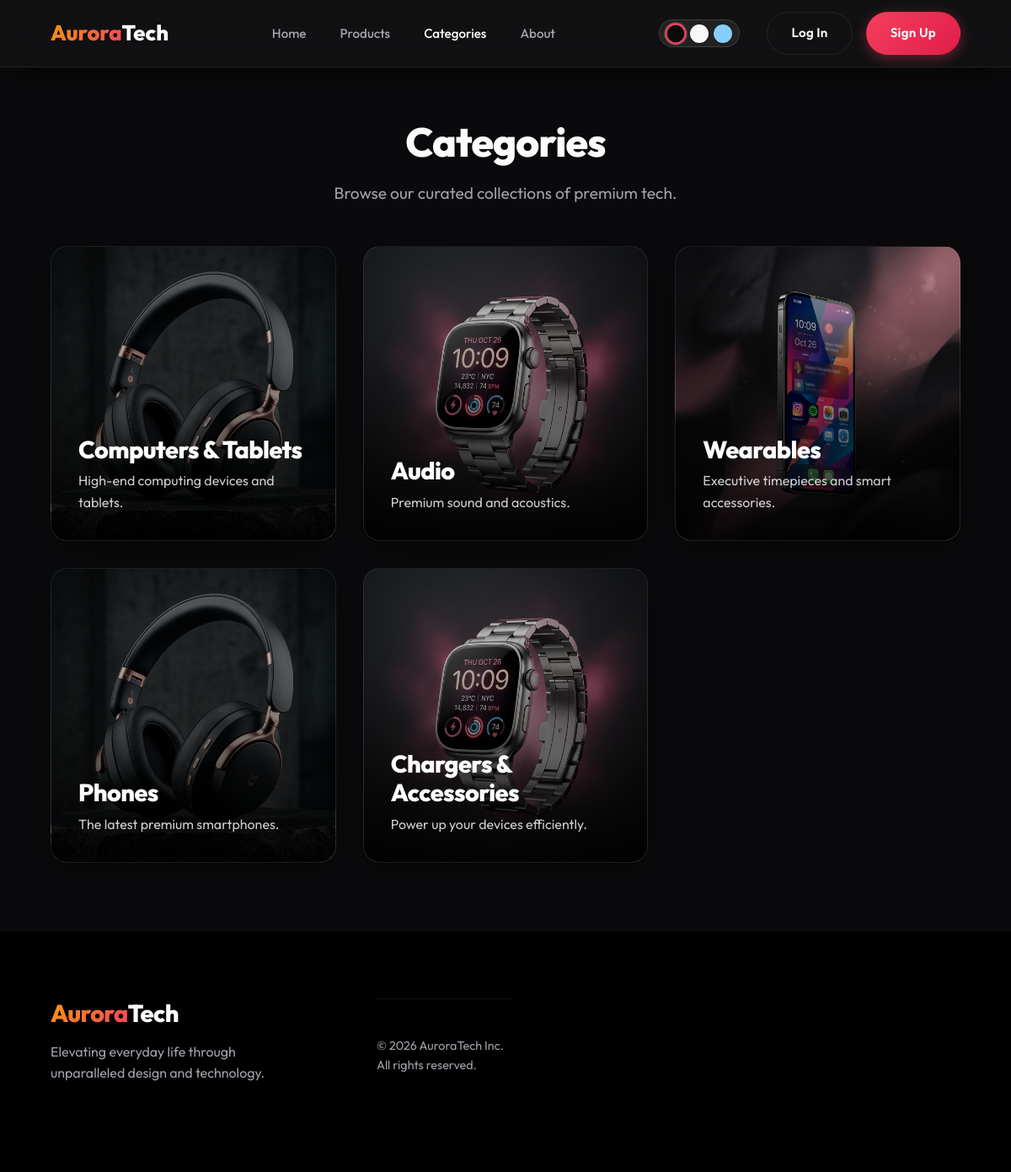
The app's page /Pages/categories.php with its own data.
### tables this page shows
CREATE TABLE `categories` (
  `id` int NOT NULL AUTO_INCREMENT,
  `name` varchar(255) NOT NULL,
  `description` text,
  PRIMARY KEY (`id`),
  UNIQUE KEY `name` (`name`)
);

### Pages/categories.php (the view, shortened to what this page needs)
<?php
include '../Database/connection.php';
?>
<!DOCTYPE html>
<html lang="en">
<head>
    <link rel="stylesheet" href="styles.css">
</head>
<body>
    <nav class="navbar glass">
        <div class="logo">
            <a href="index.php"><span class="gradient-text">Aurora</span>Tech</a>
        </div>
        <ul class="nav-links">
            <li><a href="index.php">Home</a></li>
            <li><a href="products.php">Products</a></li>
            <li><a href="categories.php" style="color: var(--text-main);">Categories</a></li>
            <li><a href="about.php">About</a></li>
        </ul>
        <div class="auth-buttons" style="display:flex; align-items:center;">
            <div class="theme-switcher">
                <div class="theme-btn t-dark" id="btn-dark" onclick="setTheme('dark')" title="Dark Mode"></div>
                <div class="theme-btn t-light" id="btn-light" onclick="setTheme('light')" title="Light Mode"></div>
                <div class="theme-btn t-sky" id="btn-sky" onclick="setTheme('sky')" title="Sky Blue Mode"></div>
            </div>
            <?php if (isset($_SESSION['id'])):
                $user_initial = strtoupper(substr($_SESSION['name'], 0, 1));
            ?>
                <span style="font-size:.9rem; color:var(--text-muted); margin-right: 1rem;">
                    <?php echo htmlspecialchars($_SESSION['name']); ?>
                </span>
                <a href="dashboard.php" style="text-decoration:none;">
                    <div class="avatar-circle"><?php echo $user_initial; ?></div>
                </a>
                <a href="../Controller/logout.php" class="btn btn-logout" style="margin-left:1rem;">Log Out</a>
            <?php else: ?>
                <a href="login.php" class="btn btn-outline">Log In</a>
                <a href="signup.php" class="btn btn-primary">Sign Up</a>
            <?php endif; ?>
        </div>
    </nav>
    <main class="page-padding">
        <div class="section-header fade-in-up">
            <h2>Categories</h2>
            <p>Browse our curated collections of premium tech.</p>
        </div>
        <div class="category-grid fade-in-up delay-1">
            <?php
            $cat_query = "SELECT * FROM CATEGORIES ORDER BY id ASC";
            $cats = mysqli_query($conn, $cat_query);
            $bg_idx = 1;
            if ($cats && mysqli_num_rows($cats) > 0) {
                while ($c = mysqli_fetch_assoc($cats)) {
                    $bg_class = 'cat-bg-' . (($bg_idx % 3) == 0 ? 3 : ($bg_idx % 3));
                    ?>
                    <a href="products.php?category=<?php echo $c['id']; ?>" class="category-card glass <?php echo $bg_class; ?>">
                        <div class="cat-content">
                            <h3><?php echo htmlspecialchars($c['name']); ?></h3>
                            <p><?php echo htmlspecialchars($c['description']); ?></p>
                        </div>
                    </a>
                    <?php
                    $bg_idx++;
                }
            } else {
                echo "<p style='color:var(--text-muted);'>No categories available.</p>";
            }
            ?>
        </div>
    </main>
    <footer class="site-footer">
        <div class="footer-grid">
            <div class="footer-brand">
                <h3><span class="gradient-text">Aurora</span>Tech</h3>
                <p>Elevating everyday life through unparalleled design and technology.</p>
            </div>
            <div class="footer-bottom">
                <p>&copy; 2026 AuroraTech Inc. All rights reserved.</p>
            </div>
        </div>
    </footer>
</body>
</html>

### records on screen
categories: name "Computers & Tablets", description "High-end computing devices and tablets."
categories: name "Audio", description "Premium sound and acoustics."
categories: shows a picture, name "Wearables", description "Executive timepieces and smart accessories."
categories: name "Phones", description "The latest premium smartphones."
categories: name "Chargers & Accessories", description "Power up your devices efficiently."
